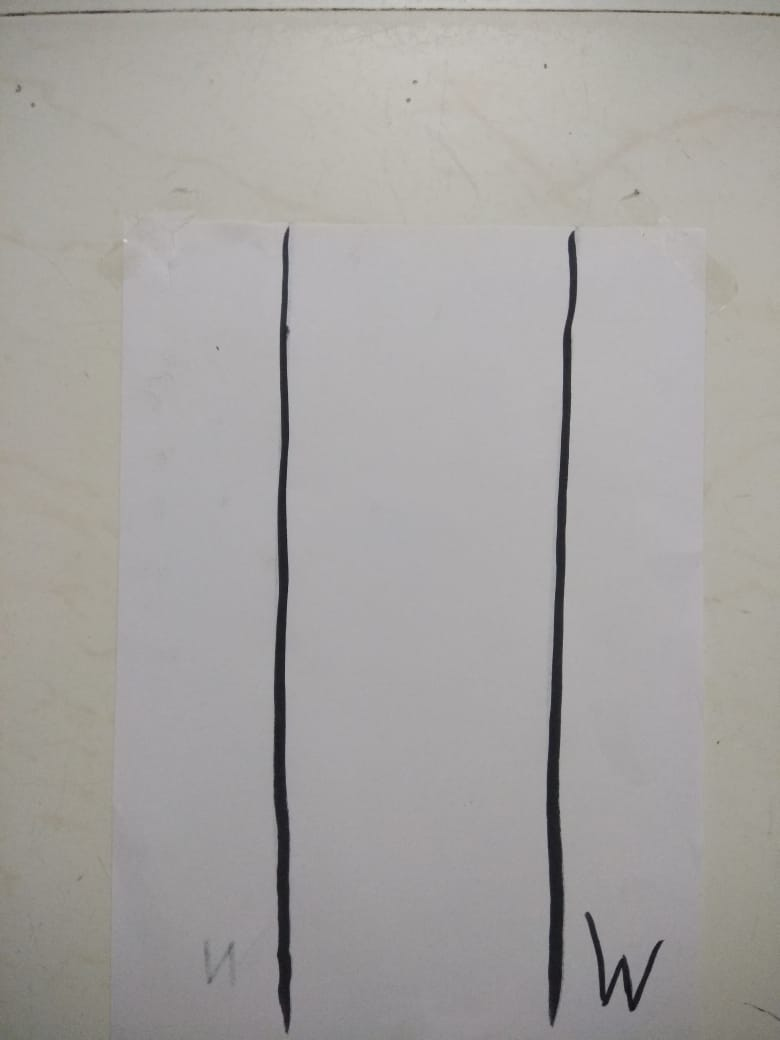
%> input picture Semi-Adaptive Traffic Management/West/WRef.jpg, 780 x 1040 px
$ octave --eval "result = West;"   (GNU Octave 9; MATLAB toolbox functions it lacks are replaced by stand-ins)
%> lines starting %> are read from the running program, lines starting %| are printed output that depends on the picture
function sim=West
                    WRef = imread('D:\Program Files\Polyspace\R2019a\bin\West\WRef.jpg');
%> WRef is the input picture: size 1040x780x3 uint8; mean R, G, B 165.1, 162.6, 160.5
                    WRefG=rgb2gray(WRef);

                     disp('Select the current image:');

                    [filename,filepath]=uigetfile({'*.jpg'},'Select and image');
%> the answer given: West/WRef.jpg
                    selectedImage = imread(strcat(filepath, filename));
                    I=rgb2gray(selectedImage);

                    X1=edge(WRefG,'canny');
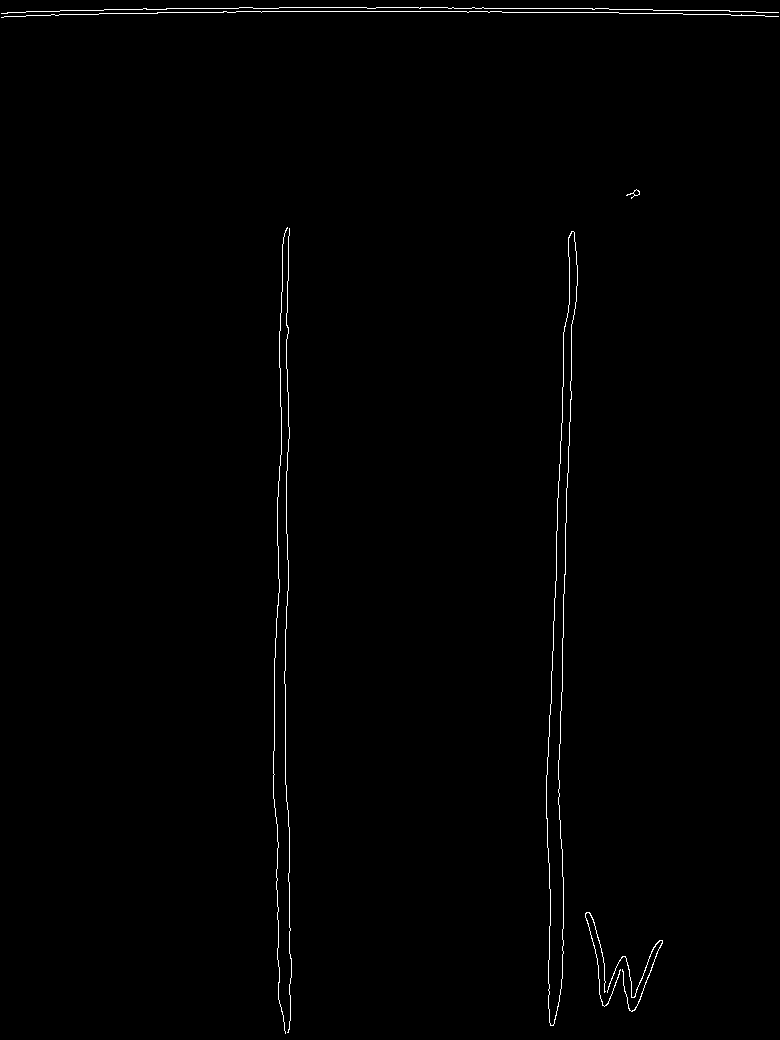
%> X1: size 1040x780 logical; 0.66% white in thin lines or dots
                    X2=edge(I,'canny');

                    figure(2);
                    subplot(1,2,1);
                    imshow(X1);
                    title('Canny Edge Detection on Reference image');
                    subplot(1,2,2);
                    imshow(X2);
                    title('Canny Edge Detection on Current image');
                    now1=sum(sum(X1));
%> now1 = 5367
                    now2=sum(sum(X2));
%> now2 = 5367

                    sim=(now1/now2)*100;
%> sim = 100
                    disp('Similarity: ');
                    disp(sim);
%| 100
                    xlswrite('Sheets.xlsx',100-sim,'B2:B2');

$ run again, with Semi-Adaptive Traffic Management/West/WStage2.jpg copied over Semi-Adaptive Traffic Management/West/WRef.jpg
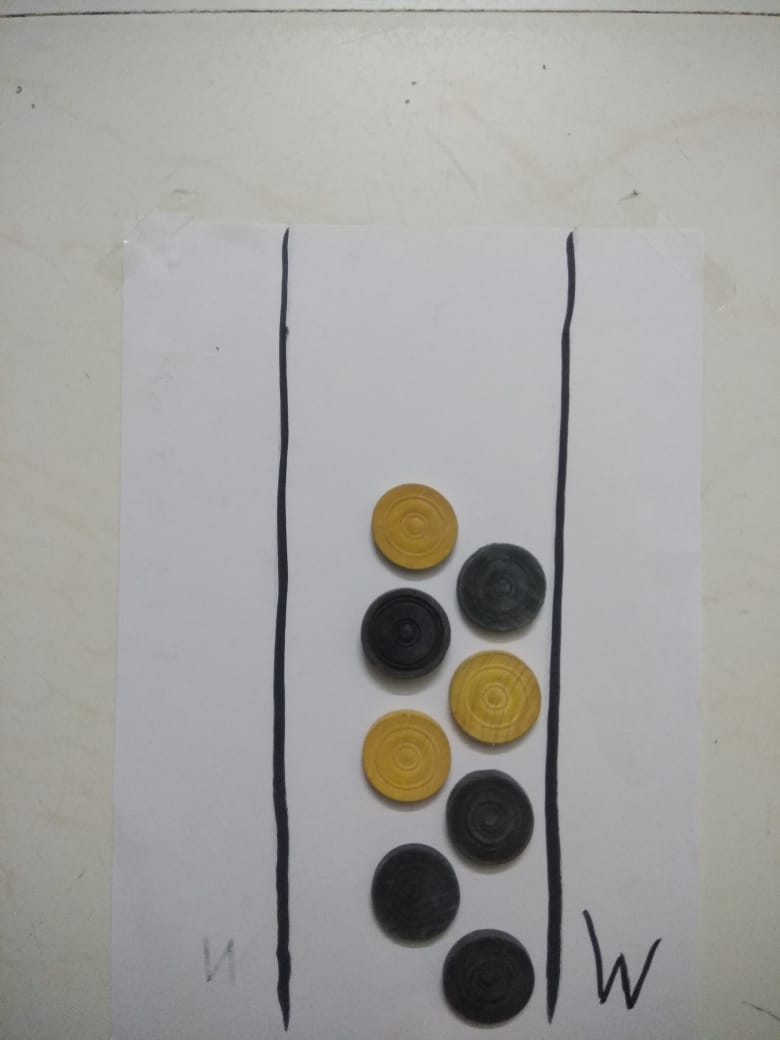
%> input picture Semi-Adaptive Traffic Management/West/WStage2.jpg, 780 x 1040 px
%> in West, WRef is the input picture: size 1040x780x3 uint8; mean R, G, B 161.7, 161.1, 158.8
%> in West, `WRefG=rgb2gray(WRef);`:
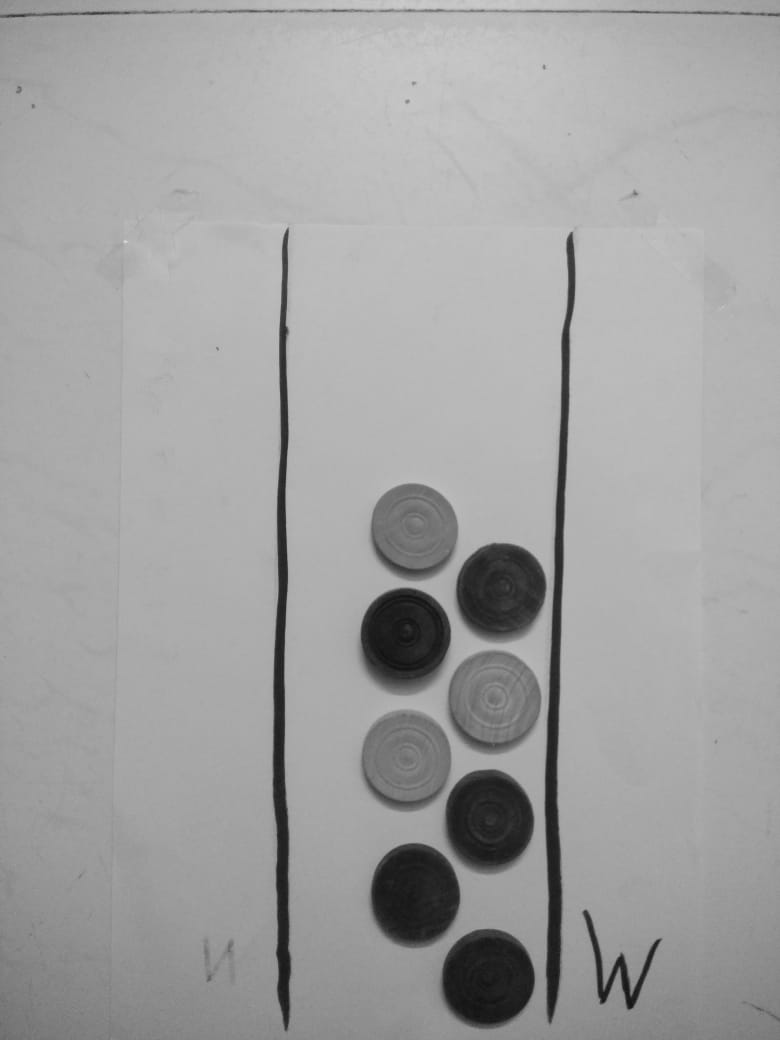
%> WRefG: size 1040x780 uint8; min 16, max 218, mean 161
%> in West, `X1=edge(WRefG,'canny');`:
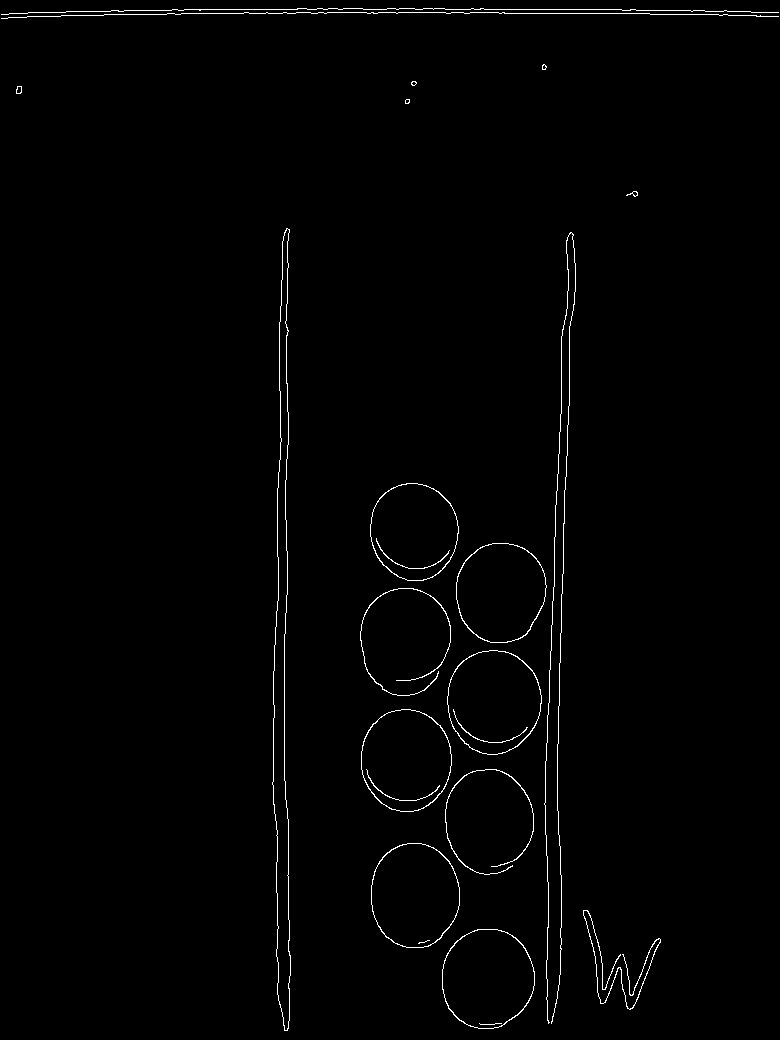
%> X1: size 1040x780 logical; 1.1% white in thin lines or dots
%> now1 = 8648
%> sim = 100
%| 100

$ run again, with Semi-Adaptive Traffic Management/West/WStage3.jpg copied over Semi-Adaptive Traffic Management/West/WRef.jpg
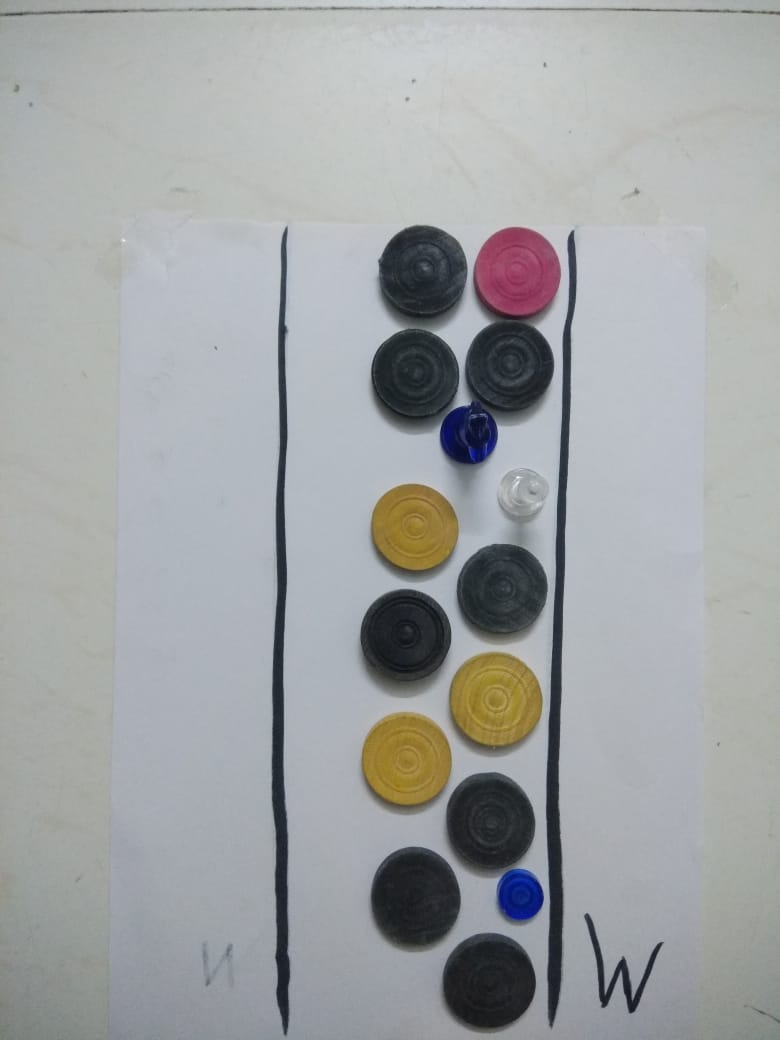
%> input picture Semi-Adaptive Traffic Management/West/WStage3.jpg, 780 x 1040 px
%> in West, WRef is the input picture: size 1040x780x3 uint8; mean R, G, B 160.6, 163.3, 164.6
%> in West, `WRefG=rgb2gray(WRef);`:
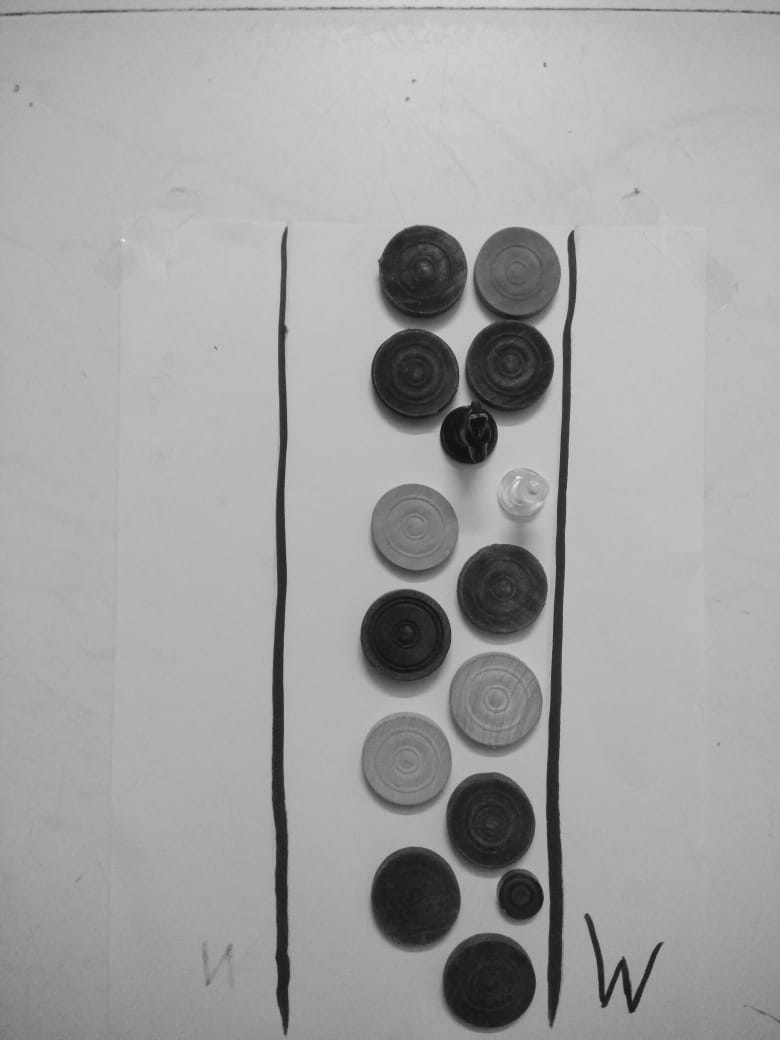
%> WRefG: size 1040x780 uint8; min 11, max 252, mean 162.7
%> in West, `X1=edge(WRefG,'canny');`:
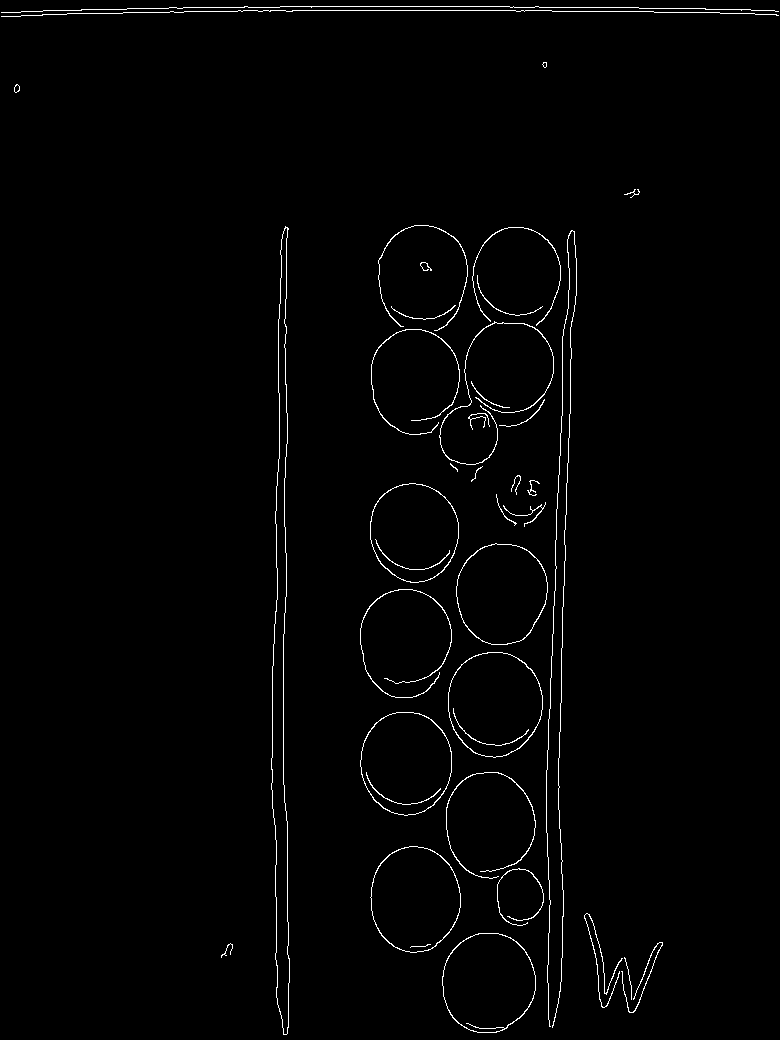
%> X1: size 1040x780 logical; 1.4% white in thin lines or dots
%> now1 = 11138
%> sim = 100
%| 100
